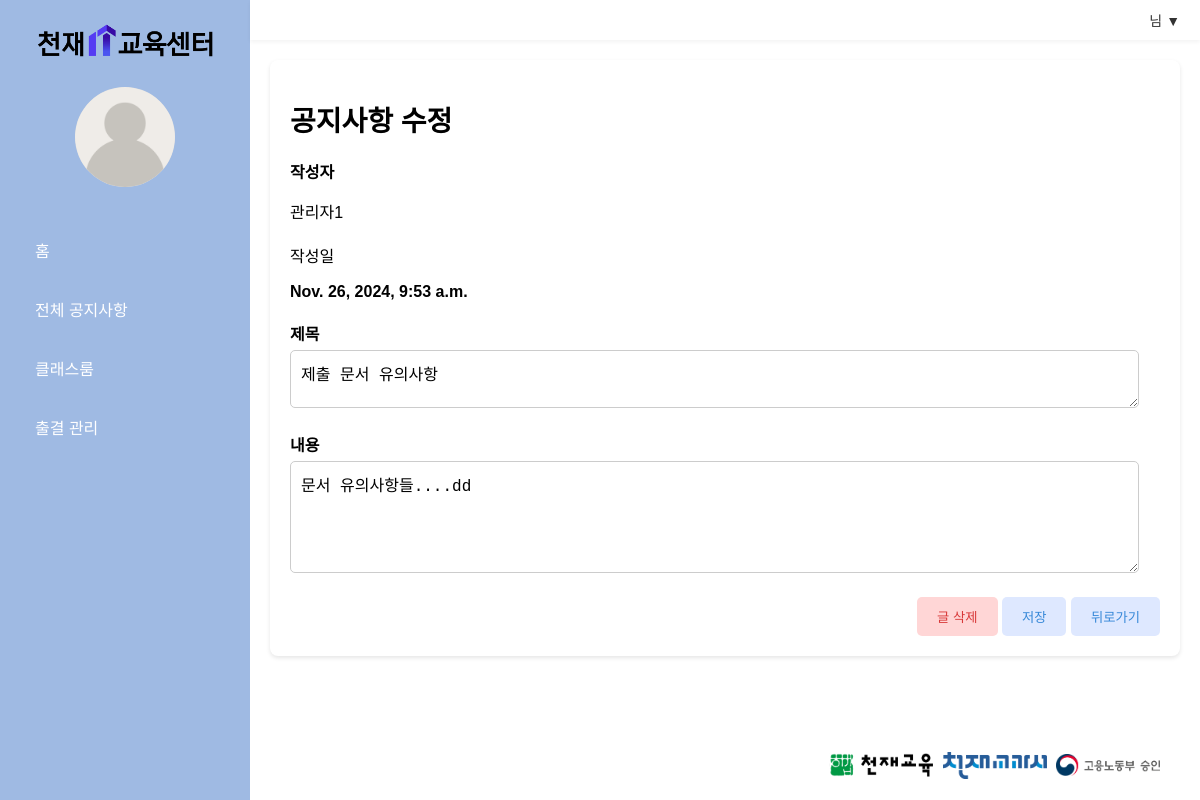
/attendance/notice/update/1, run on the app's committed database.
### managementapp/models.py (models this page shows)
class AttendanceNotice(models.Model):
    title = models.TextField(max_length=300)
    writer = models.CharField(max_length=200)
    content = models.TextField()
    rdate = models.DateTimeField()
    udate = models.DateTimeField()
    view_count = models.IntegerField()

### managementapp/views.py (the view)
# urls.py: path('attendance/notice/update/<int:id>',views.att_notice_update, name='att_notice_update'),
def att_notice_update(request, id):
    template = loader.get_template('attendance/att_notice_update.html')
    notice = AttendanceNotice.objects.get(id=id)
    context = {
        'notice': notice
    }
    return HttpResponse(template.render(context,request))

### managementapp/templates/attendance/att_notice_update.html (shortened to what this page needs)
{% extends "base.html" %}
{% block content %}
{% load static %}
<link rel="stylesheet" href="{% static 'css/update.css' %}">
</head>
<body>
  <div class="edit-container">
    <h1>공지사항 수정</h1>
    <form action="../notice_update_ok/{{notice.id}}" method="POST">
      <div class="form-group">
        <label>작성자</label>
          <p>{{notice.writer}}</p>
        </div>
      <div class="form-group">
          <p>작성일</p>
          <label>{{notice.udate}}</label>
        </div>
      <div class="form-group">
        <label for="title">제목</label>
        <textarea type="text" id="title" name="title" required>{{notice.title}}</textarea>
      </div>
      <div class="form-group">
        <label for="content">내용</label>
        <textarea id="content" name="content" rows="5" required>{{notice.content}}</textarea>
      </div>
      <div class="button-container">
        <button type ='button' class="cancel-button" onclick=showPopup()>글 삭제</button>
        <button class="confirm-button" >저장</button>
        <button class="confirm-button" onclick="window.history.back()">뒤로가기</button>
      </div>
    </form>
  </div>
</body>
<link rel="stylesheet" href="{% static 'css/delete.css' %}">
{% endblock %}

### managementapp/static/css/base.css (style rules this page uses)
body { margin: 0; font-family: Arial, sans-serif; background-color: #fff; display: flex; flex-direction: column; }

### managementapp/static/css/update.css (style rules this page uses)
.edit-container { padding: 20px; background-color: #fff; border-radius: 8px; box-shadow: 0 2px 4px rgba(0, 0, 0, 0.1); }
h1 { font-size: 28px; font-weight: bold; margin-bottom: 20px; }
.form-group { margin-bottom: 20px; }
label { font-size: 16px; font-weight: bold; }
input[type="text"], textarea { width: 95%; padding: 10px; font-size: 16px; border-radius: 5px; border: 1px solid #ccc; margin-top: 5px; }
textarea { resize: vertical; }
.button-container { margin-top: 20px; text-align: right; }
.button-container .cancel-button { background-color: #FFD6D6; color: #D83939; padding: 10px 20px; border: none; border-radius: 5px; cursor: pointer; }
.button-container .confirm-button { background-color: #DEE8FF; color: #3788D8; padding: 10px 20px; border: none; border-radius: 5px; cursor: pointer; }

### managementapp/static/css/delete.css (style rules this page uses)
body { font-family: Arial, sans-serif; margin: 0; padding: 0; display: flex; justify-content: center; align-items: center; height: 100vh; background-color: #f4f4f9; }
.confirm-button { background-color: #FFD6D6; color: #D83939; }
.cancel-button { background-color: #DEE8FF; color: #3788D8; }

### data on the page
AttendanceNotice: writer "관리자1", udate "Nov. 26, 2024, 9:53 a.m.", title "제출 문서 유의사항", content "문서 유의사항들....dd"
